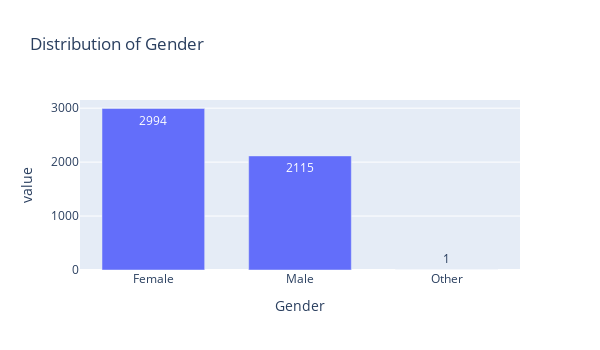

Write notebook code for a chart like this one.
### Code cell
fig = px.bar(list(stroke_data.gender.value_counts()), height=350, width=600, text_auto=True,title='Distribution of Gender')
fig.update_layout(bargap = 0.3,showlegend = False,xaxis=dict(title = 'Gender', tickmode='array',tickvals=[0,1,2],ticktext=['Female','Male','Other']))
fig.show()

### Figure 1 — Plotly figure (JSON) as saved in the notebook; plotly's stock layout.template omitted (floating-point values rounded to 4 significant figures)
{"data": [{"alignmentgroup": "True", "hovertemplate": "variable=0<br>index=%{x}<br>value=%{y}<extra></extra>", "legendgroup": "0", "marker": {"color": "#636efa", "pattern": {"shape": ""}}, "name": "0", "offsetgroup": "0", "orientation": "v", "showlegend": true, "textposition": "auto", "texttemplate": "%{y}", "type": "bar", "x": [0, 1, 2], "xaxis": "x", "y": [2994, 2115, 1], "yaxis": "y"}], "layout": {"bargap": 0.3, "barmode": "relative", "height": 350, "legend": {"title": {"text": "variable"}, "tracegroupgap": 0}, "showlegend": false, "title": {"text": "Distribution of Gender"}, "width": 600, "xaxis": {"anchor": "y", "domain": [0, 1], "tickmode": "array", "ticktext": ["Female", "Male", "Other"], "tickvals": [0, 1, 2], "title": {"text": "Gender"}}, "yaxis": {"anchor": "x", "domain": [0, 1], "title": {"text": "value"}}}}
